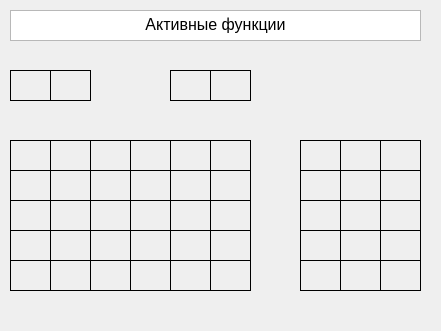
     <widget class="QDockWidget" name="dockWidget_2">
      <property name="geometry">
       <rect>
        <x>0</x>
        <y>340</y>
        <width>441</width>
        <height>331</height>
       </rect>
      </property>
      <widget class="QWidget" name="dockWidgetContents_2">
       <widget class="QStackedWidget" name="stackedWidget_winchan">
        <property name="geometry">
         <rect>
          <x>10</x>
          <y>0</y>
          <width>421</width>
          <height>301</height>
         </rect>
        </property>
        <property name="currentIndex">
         <number>0</number>
        </property>
        <widget class="QWidget" name="page">
         <widget class="QTextEdit" name="textEdit">
          <property name="geometry">
           <rect>
            <x>0</x>
            <y>10</y>
            <width>411</width>
            <height>31</height>
           </rect>
          </property>
          <property name="frameShadow">
           <enum>QFrame::Shadow::Raised</enum>
          </property>
          <property name="readOnly">
           <bool>true</bool>
          </property>
          <property name="html">
           <string>&lt;!DOCTYPE HTML PUBLIC &quot;-//W3C//DTD HTML 4.0//EN&quot; &quot;http://www.w3.org/TR/REC-html40/strict.dtd&quot;&gt;
&lt;html&gt;&lt;head&gt;&lt;meta name=&quot;qrichtext&quot; content=&quot;1&quot; /&gt;&lt;meta charset=&quot;utf-8&quot; /&gt;&lt;style type=&quot;text/css&quot;&gt;
p, li { white-space: pre-wrap; }
hr { height: 1px; border-width: 0; }
li.unchecked::marker { content: &quot;\2610&quot;; }
li.checked::marker { content: &quot;\2612&quot;; }
&lt;/style&gt;&lt;/head&gt;&lt;body style=&quot; font-family:'Segoe UI'; font-size:9pt; font-weight:400; font-style:normal;&quot;&gt;
&lt;p align=&quot;center&quot; style=&quot; margin-top:0px; margin-bottom:0px; margin-left:0px; margin-right:0px; -qt-block-indent:0; text-indent:0px;&quot;&gt;&lt;span style=&quot; font-size:12pt;&quot;&gt;Активные функции&lt;/span&gt;&lt;/p&gt;&lt;/body&gt;&lt;/html&gt;</string>
          </property>
         </widget>
         <widget class="QLabel" name="label_t_code_3">
          <property name="geometry">
           <rect>
            <x>370</x>
            <y>140</y>
            <width>41</width>
            <height>31</height>
           </rect>
          </property>
          <property name="frameShape">
           <enum>QFrame::Shape::Box</enum>
          </property>
          <property name="text">
           <string/>
          </property>
          <property name="alignment">
           <set>Qt::AlignmentFlag::AlignCenter</set>
          </property>
         </widget>
         <widget class="QLabel" name="label_g_code_20">
          <property name="geometry">
           <rect>
            <x>0</x>
            <y>230</y>
            <width>41</width>
            <height>31</height>
           </rect>
          </property>
          <property name="frameShape">
           <enum>QFrame::Shape::Box</enum>
          </property>
          <property name="text">
           <string/>
          </property>
          <property name="alignment">
           <set>Qt::AlignmentFlag::AlignCenter</set>
          </property>
         </widget>
         <widget class="QLabel" name="label_g_code_8">
          <property name="geometry">
           <rect>
            <x>200</x>
            <y>140</y>
            <width>41</width>
            <height>31</height>
           </rect>
          </property>
          <property name="frameShape">
           <enum>QFrame::Shape::Box</enum>
          </property>
          <property name="text">
           <string/>
          </property>
          <property name="alignment">
           <set>Qt::AlignmentFlag::AlignCenter</set>
          </property>
         </widget>
         <widget class="QLabel" name="label_d_code_4">
          <property name="geometry">
           <rect>
            <x>330</x>
            <y>200</y>
            <width>41</width>
            <height>31</height>
           </rect>
          </property>
          <property name="frameShape">
           <enum>QFrame::Shape::Box</enum>
          </property>
          <property name="text">
           <string/>
          </property>
          <property name="alignment">
           <set>Qt::AlignmentFlag::AlignCenter</set>
          </property>
         </widget>
         <widget class="QLabel" name="label_d_code_3">
          <property name="geometry">
           <rect>
            <x>330</x>
            <y>170</y>
            <width>41</width>
            <height>31</height>
           </rect>
          </property>
          <property name="frameShape">
           <enum>QFrame::Shape::Box</enum>
          </property>
          <property name="text">
           <string/>
          </property>
          <property name="alignment">
           <set>Qt::AlignmentFlag::AlignCenter</set>
          </property>
         </widget>
         <widget class="QLabel" name="label_g_code_13">
          <property name="geometry">
           <rect>
            <x>160</x>
            <y>170</y>
            <width>41</width>
            <height>31</height>
           </rect>
          </property>
          <property name="frameShape">
           <enum>QFrame::Shape::Box</enum>
          </property>
          <property name="text">
           <string/>
          </property>
          <property name="alignment">
           <set>Qt::AlignmentFlag::AlignCenter</set>
          </property>
         </widget>
         <widget class="QLabel" name="label_g_code_11">
          <property name="geometry">
           <rect>
            <x>80</x>
            <y>170</y>
            <width>41</width>
            <height>31</height>
           </rect>
          </property>
          <property name="frameShape">
           <enum>QFrame::Shape::Box</enum>
          </property>
          <property name="text">
           <string/>
          </property>
          <property name="alignment">
           <set>Qt::AlignmentFlag::AlignCenter</set>
          </property>
         </widget>
         <widget class="QLabel" name="label_g_code_27">
          <property name="geometry">
           <rect>
            <x>80</x>
            <y>260</y>
            <width>41</width>
            <height>31</height>
           </rect>
          </property>
          <property name="frameShape">
           <enum>QFrame::Shape::Box</enum>
          </property>
          <property name="text">
           <string/>
          </property>
          <property name="alignment">
           <set>Qt::AlignmentFlag::AlignCenter</set>
          </property>
         </widget>
         <widget class="QLabel" name="label_d_code">
          <property name="geometry">
           <rect>
            <x>200</x>
            <y>70</y>
            <width>41</width>
            <height>31</height>
           </rect>
          </property>
          <property name="frameShape">
           <enum>QFrame::Shape::Box</enum>
          </property>
          <property name="text">
           <string/>
          </property>
          <property name="alignment">
           <set>Qt::AlignmentFlag::AlignCenter</set>
          </property>
         </widget>
         <widget class="QLabel" name="label_m_code_4">
          <property name="geometry">
           <rect>
            <x>290</x>
            <y>170</y>
            <width>41</width>
            <height>31</height>
           </rect>
          </property>
          <property name="frameShape">
           <enum>QFrame::Shape::Box</enum>
          </property>
          <property name="text">
           <string/>
          </property>
          <property name="alignment">
           <set>Qt::AlignmentFlag::AlignCenter</set>
          </property>
         </widget>
         <widget class="QLabel" name="label_m_code_6">
          <property name="geometry">
           <rect>
            <x>290</x>
            <y>230</y>
            <width>41</width>
            <height>31</height>
           </rect>
          </property>
          <property name="frameShape">
           <enum>QFrame::Shape::Box</enum>
          </property>
          <property name="text">
           <string/>
          </property>
          <property name="alignment">
           <set>Qt::AlignmentFlag::AlignCenter</set>
          </property>
         </widget>
         <widget class="QLabel" name="label_g_code_10">
          <property name="geometry">
           <rect>
            <x>40</x>
            <y>170</y>
            <width>41</width>
            <height>31</height>
           </rect>
          </property>
          <property name="frameShape">
           <enum>QFrame::Shape::Box</enum>
          </property>
          <property name="text">
           <string/>
          </property>
          <property name="alignment">
           <set>Qt::AlignmentFlag::AlignCenter</set>
          </property>
         </widget>
         <widget class="QLabel" name="label_g_code_7">
          <property name="geometry">
           <rect>
            <x>160</x>
            <y>140</y>
            <width>41</width>
            <height>31</height>
           </rect>
          </property>
          <property name="frameShape">
           <enum>QFrame::Shape::Box</enum>
          </property>
          <property name="text">
           <string/>
          </property>
          <property name="alignment">
           <set>Qt::AlignmentFlag::AlignCenter</set>
          </property>
         </widget>
         <widget class="QLabel" name="label_g_code_16">
          <property name="geometry">
           <rect>
            <x>160</x>
            <y>200</y>
            <width>41</width>
            <height>31</height>
           </rect>
          </property>
          <property name="frameShape">
           <enum>QFrame::Shape::Box</enum>
          </property>
          <property name="text">
           <string/>
          </property>
          <property name="alignment">
           <set>Qt::AlignmentFlag::AlignCenter</set>
          </property>
         </widget>
         <widget class="QLabel" name="label_g_code_12">
          <property name="geometry">
           <rect>
            <x>120</x>
            <y>170</y>
            <width>41</width>
            <height>31</height>
           </rect>
          </property>
          <property name="frameShape">
           <enum>QFrame::Shape::Box</enum>
          </property>
          <property name="text">
           <string/>
          </property>
          <property name="alignment">
           <set>Qt::AlignmentFlag::AlignCenter</set>
          </property>
         </widget>
         <widget class="QLabel" name="label_g_code_26">
          <property name="geometry">
           <rect>
            <x>40</x>
            <y>260</y>
            <width>41</width>
            <height>31</height>
           </rect>
          </property>
          <property name="frameShape">
           <enum>QFrame::Shape::Box</enum>
          </property>
          <property name="text">
           <string/>
          </property>
          <property name="alignment">
           <set>Qt::AlignmentFlag::AlignCenter</set>
          </property>
         </widget>
         <widget class="QLabel" name="label_m_code_2">
          <property name="geometry">
           <rect>
            <x>290</x>
            <y>260</y>
            <width>41</width>
            <height>31</height>
           </rect>
          </property>
          <property name="frameShape">
           <enum>QFrame::Shape::Box</enum>
          </property>
          <property name="text">
           <string/>
          </property>
          <property name="alignment">
           <set>Qt::AlignmentFlag::AlignCenter</set>
          </property>
         </widget>
         <widget class="QLabel" name="label_g_code_6">
          <property name="geometry">
           <rect>
            <x>120</x>
            <y>140</y>
            <width>41</width>
            <height>31</height>
           </rect>
          </property>
          <property name="frameShape">
           <enum>QFrame::Shape::Box</enum>
          </property>
          <property name="text">
           <string/>
          </property>
          <property name="alignment">
           <set>Qt::AlignmentFlag::AlignCenter</set>
          </property>
         </widget>
         <widget class="QLabel" name="label_t_code_2">
          <property name="geometry">
           <rect>
            <x>160</x>
            <y>70</y>
            <width>41</width>
            <height>31</height>
           </rect>
          </property>
          <property name="frameShape">
           <enum>QFrame::Shape::Box</enum>
          </property>
          <property name="text">
           <string/>
          </property>
          <property name="alignment">
           <set>Qt::AlignmentFlag::AlignCenter</set>
          </property>
         </widget>
         <widget class="QLabel" name="label_g_code_21">
          <property name="geometry">
           <rect>
            <x>40</x>
            <y>230</y>
            <width>41</width>
            <height>31</height>
           </rect>
          </property>
          <property name="frameShape">
           <enum>QFrame::Shape::Box</enum>
          </property>
          <property name="text">
           <string/>
          </property>
          <property name="alignment">
           <set>Qt::AlignmentFlag::AlignCenter</set>
          </property>
         </widget>
         <widget class="QLabel" name="label_g_code_2">
          <property name="geometry">
           <rect>
            <x>120</x>
            <y>200</y>
            <width>41</width>
            <height>31</height>
           </rect>
          </property>
          <property name="frameShape">
           <enum>QFrame::Shape::Box</enum>
          </property>
          <property name="text">
           <string/>
          </property>
          <property name="alignment">
           <set>Qt::AlignmentFlag::AlignCenter</set>
          </property>
         </widget>
         <widget class="QLabel" name="label_m_code_5">
          <property name="geometry">
           <rect>
            <x>290</x>
            <y>200</y>
            <width>41</width>
            <height>31</height>
           </rect>
          </property>
          <property name="frameShape">
           <enum>QFrame::Shape::Box</enum>
          </property>
          <property name="text">
           <string/>
          </property>
          <property name="alignment">
           <set>Qt::AlignmentFlag::AlignCenter</set>
          </property>
         </widget>
         <widget class="QLabel" name="label_g_code_9">
          <property name="geometry">
           <rect>
            <x>0</x>
            <y>170</y>
            <width>41</width>
            <height>31</height>
           </rect>
          </property>
          <property name="frameShape">
           <enum>QFrame::Shape::Box</enum>
          </property>
          <property name="text">
           <string/>
          </property>
          <property name="alignment">
           <set>Qt::AlignmentFlag::AlignCenter</set>
          </property>
         </widget>
         <widget class="QLabel" name="label_g_code">
          <property name="geometry">
           <rect>
            <x>200</x>
            <y>260</y>
            <width>41</width>
            <height>31</height>
           </rect>
          </property>
          <property name="frameShape">
           <enum>QFrame::Shape::Box</enum>
          </property>
          <property name="text">
           <string/>
          </property>
          <property name="alignment">
           <set>Qt::AlignmentFlag::AlignCenter</set>
          </property>
         </widget>
         <widget class="QLabel" name="label_m_code">
          <property name="geometry">
           <rect>
            <x>290</x>
            <y>140</y>
            <width>41</width>
            <height>31</height>
           </rect>
          </property>
          <property name="frameShape">
           <enum>QFrame::Shape::Box</enum>
          </property>
          <property name="text">
           <string/>
          </property>
          <property name="alignment">
           <set>Qt::AlignmentFlag::AlignCenter</set>
          </property>
         </widget>
         <widget class="QLabel" name="label_m_code_3">
          <property name="geometry">
           <rect>
            <x>330</x>
            <y>230</y>
            <width>41</width>
            <height>31</height>
           </rect>
          </property>
          <property name="frameShape">
           <enum>QFrame::Shape::Box</enum>
          </property>
          <property name="text">
           <string/>
          </property>
          <property name="alignment">
           <set>Qt::AlignmentFlag::AlignCenter</set>
          </property>
         </widget>
         <widget class="QLabel" name="label_g_code_3">
          <property name="geometry">
           <rect>
            <x>0</x>
            <y>140</y>
            <width>41</width>
            <height>31</height>
           </rect>
          </property>
          <property name="frameShape">
           <enum>QFrame::Shape::Box</enum>
          </property>
          <property name="text">
           <string/>
          </property>
          <property name="alignment">
           <set>Qt::AlignmentFlag::AlignCenter</set>
          </property>
         </widget>
         <widget class="QLabel" name="label_g_code_15">
          <property name="geometry">
           <rect>
            <x>200</x>
            <y>200</y>
            <width>41</width>
            <height>31</height>
           </rect>
          </property>
          <property name="frameShape">
           <enum>QFrame::Shape::Box</enum>
          </property>
          <property name="text">
           <string/>
          </property>
          <property name="alignment">
           <set>Qt::AlignmentFlag::AlignCenter</set>
          </property>
         </widget>
         <widget class="QLabel" name="label_g_code_14">
          <property name="geometry">
           <rect>
            <x>200</x>
            <y>170</y>
            <width>41</width>
            <height>31</height>
           </rect>
          </property>
          <property name="frameShape">
           <enum>QFrame::Shape::Box</enum>
          </property>
          <property name="text">
           <string/>
          </property>
          <property name="alignment">
           <set>Qt::AlignmentFlag::AlignCenter</set>
          </property>
         </widget>
         <widget class="QLabel" name="label_g_code_22">
          <property name="geometry">
           <rect>
            <x>80</x>
            <y>230</y>
            <width>41</width>
            <height>31</height>
           </rect>
          </property>
          <property name="frameShape">
           <enum>QFrame::Shape::Box</enum>
          </property>
          <property name="text">
           <string/>
          </property>
          <property name="alignment">
           <set>Qt::AlignmentFlag::AlignCenter</set>
          </property>
         </widget>
         <widget class="QLabel" name="label_m_code_1">
          <property name="geometry">
           <rect>
            <x>330</x>
            <y>260</y>
            <width>41</width>
            <height>31</height>
           </rect>
          </property>
          <property name="frameShape">
           <enum>QFrame::Shape::Box</enum>
          </property>
          <property name="text">
           <string/>
          </property>
          <property name="alignment">
           <set>Qt::AlignmentFlag::AlignCenter</set>
          </property>
         </widget>
         <widget class="QLabel" name="label_g_code_23">
          <property name="geometry">
           <rect>
            <x>160</x>
            <y>230</y>
            <width>41</width>
            <height>31</height>
           </rect>
          </property>
          <property name="frameShape">
           <enum>QFrame::Shape::Box</enum>
          </property>
          <property name="text">
           <string/>
          </property>
          <property name="alignment">
           <set>Qt::AlignmentFlag::AlignCenter</set>
          </property>
         </widget>
         <widget class="QLabel" name="label_g_code_19">
          <property name="geometry">
           <rect>
            <x>0</x>
            <y>200</y>
            <width>41</width>
            <height>31</height>
           </rect>
          </property>
          <property name="frameShape">
           <enum>QFrame::Shape::Box</enum>
          </property>
          <property name="text">
           <string/>
          </property>
          <property name="alignment">
           <set>Qt::AlignmentFlag::AlignCenter</set>
          </property>
         </widget>
         <widget class="QLabel" name="label_d_code_2">
          <property name="geometry">
           <rect>
            <x>40</x>
            <y>70</y>
            <width>41</width>
            <height>31</height>
           </rect>
          </property>
          <property name="frameShape">
           <enum>QFrame::Shape::Box</enum>
          </property>
          <property name="text">
           <string/>
          </property>
          <property name="alignment">
           <set>Qt::AlignmentFlag::AlignCenter</set>
          </property>
         </widget>
         <widget class="QLabel" name="label_g_code_17">
          <property name="geometry">
           <rect>
            <x>80</x>
            <y>200</y>
            <width>41</width>
            <height>31</height>
           </rect>
          </property>
          <property name="frameShape">
           <enum>QFrame::Shape::Box</enum>
          </property>
          <property name="text">
           <string/>
          </property>
          <property name="alignment">
           <set>Qt::AlignmentFlag::AlignCenter</set>
          </property>
         </widget>
         <widget class="QLabel" name="label_g_code_4">
          <property name="geometry">
           <rect>
            <x>40</x>
            <y>140</y>
            <width>41</width>
            <height>31</height>
           </rect>
          </property>
          <property name="frameShape">
           <enum>QFrame::Shape::Box</enum>
          </property>
          <property name="text">
           <string/>
          </property>
          <property name="alignment">
           <set>Qt::AlignmentFlag::AlignCenter</set>
          </property>
         </widget>
         <widget class="QLabel" name="label_t_code_1">
          <property name="geometry">
           <rect>
            <x>370</x>
            <y>260</y>
            <width>41</width>
            <height>31</height>
           </rect>
          </property>
          <property name="frameShape">
           <enum>QFrame::Shape::Box</enum>
          </property>
          <property name="text">
           <string/>
          </property>
          <property name="alignment">
           <set>Qt::AlignmentFlag::AlignCenter</set>
          </property>
         </widget>
         <widget class="QLabel" name="label_g_code_24">
          <property name="geometry">
           <rect>
            <x>200</x>
            <y>230</y>
            <width>41</width>
            <height>31</height>
           </rect>
          </property>
          <property name="frameShape">
           <enum>QFrame::Shape::Box</enum>
          </property>
          <property name="text">
           <string/>
          </property>
          <property name="alignment">
           <set>Qt::AlignmentFlag::AlignCenter</set>
          </property>
         </widget>
         <widget class="QLabel" name="label_g_code_1">
          <property name="geometry">
           <rect>
            <x>120</x>
            <y>230</y>
            <width>41</width>
            <height>31</height>
           </rect>
          </property>
          <property name="frameShape">
           <enum>QFrame::Shape::Box</enum>
          </property>
          <property name="text">
           <string/>
          </property>
          <property name="alignment">
           <set>Qt::AlignmentFlag::AlignCenter</set>
          </property>
         </widget>
         <widget class="QLabel" name="label_g_code_29">
          <property name="geometry">
           <rect>
            <x>160</x>
            <y>260</y>
            <width>41</width>
            <height>31</height>
           </rect>
          </property>
          <property name="frameShape">
           <enum>QFrame::Shape::Box</enum>
          </property>
          <property name="text">
           <string/>
          </property>
          <property name="alignment">
           <set>Qt::AlignmentFlag::AlignCenter</set>
          </property>
         </widget>
         <widget class="QLabel" name="label_t_code">
          <property name="geometry">
           <rect>
            <x>0</x>
            <y>70</y>
            <width>41</width>
            <height>31</height>
           </rect>
          </property>
          <property name="frameShape">
           <enum>QFrame::Shape::Box</enum>
          </property>
          <property name="text">
           <string/>
          </property>
          <property name="alignment">
           <set>Qt::AlignmentFlag::AlignCenter</set>
          </property>
         </widget>
         <widget class="QLabel" name="label_g_code_25">
          <property name="geometry">
           <rect>
            <x>0</x>
            <y>260</y>
            <width>41</width>
            <height>31</height>
           </rect>
          </property>
          <property name="frameShape">
           <enum>QFrame::Shape::Box</enum>
          </property>
          <property name="text">
           <string/>
          </property>
          <property name="alignment">
           <set>Qt::AlignmentFlag::AlignCenter</set>
          </property>
         </widget>
         <widget class="QLabel" name="label_d_code_1">
          <property name="geometry">
           <rect>
            <x>330</x>
            <y>140</y>
            <width>41</width>
            <height>31</height>
           </rect>
          </property>
          <property name="frameShape">
           <enum>QFrame::Shape::Box</enum>
          </property>
          <property name="text">
           <string/>
          </property>
          <property name="alignment">
           <set>Qt::AlignmentFlag::AlignCenter</set>
          </property>
         </widget>
         <widget class="QLabel" name="label_t_code_6">
          <property name="geometry">
           <rect>
            <x>370</x>
            <y>230</y>
            <width>41</width>
            <height>31</height>
           </rect>
          </property>
          <property name="frameShape">
           <enum>QFrame::Shape::Box</enum>
          </property>
          <property name="text">
           <string/>
          </property>
          <property name="alignment">
           <set>Qt::AlignmentFlag::AlignCenter</set>
          </property>
         </widget>
         <widget class="QLabel" name="label_g_code_28">
          <property name="geometry">
           <rect>
            <x>120</x>
            <y>260</y>
            <width>41</width>
            <height>31</height>
           </rect>
          </property>
          <property name="frameShape">
           <enum>QFrame::Shape::Box</enum>
          </property>
          <property name="text">
           <string/>
          </property>
          <property name="alignment">
           <set>Qt::AlignmentFlag::AlignCenter</set>
          </property>
         </widget>
         <widget class="QLabel" name="label_t_code_4">
          <property name="geometry">
           <rect>
            <x>370</x>
            <y>170</y>
            <width>41</width>
            <height>31</height>
           </rect>
          </property>
          <property name="frameShape">
           <enum>QFrame::Shape::Box</enum>
          </property>
          <property name="text">
           <string/>
          </property>
          <property name="alignment">
           <set>Qt::AlignmentFlag::AlignCenter</set>
          </property>
         </widget>
         <widget class="QLabel" name="label_g_code_5">
          <property name="geometry">
           <rect>
            <x>80</x>
            <y>140</y>
            <width>41</width>
            <height>31</height>
           </rect>
          </property>
          <property name="frameShape">
           <enum>QFrame::Shape::Box</enum>
          </property>
          <property name="text">
           <string/>
          </property>
          <property name="alignment">
           <set>Qt::AlignmentFlag::AlignCenter</set>
          </property>
         </widget>
         <widget class="QLabel" name="label_g_code_18">
          <property name="geometry">
           <rect>
            <x>40</x>
            <y>200</y>
            <width>41</width>
            <height>31</height>
           </rect>
          </property>
          <property name="frameShape">
           <enum>QFrame::Shape::Box</enum>
          </property>
          <property name="text">
           <string/>
          </property>
          <property name="alignment">
           <set>Qt::AlignmentFlag::AlignCenter</set>
          </property>
         </widget>
         <widget class="QLabel" name="label_t_code_5">
          <property name="geometry">
           <rect>
            <x>370</x>
            <y>200</y>
            <width>41</width>
            <height>31</height>
           </rect>
          </property>
          <property name="frameShape">
           <enum>QFrame::Shape::Box</enum>
          </property>
          <property name="text">
           <string/>
          </property>
          <property name="alignment">
           <set>Qt::AlignmentFlag::AlignCenter</set>
          </property>
         </widget>
        </widget>
        <widget class="QWidget" name="page_2">
         <widget class="QGraphicsView" name="graphView_simul">
          <property name="geometry">
           <rect>
            <x>0</x>
            <y>0</y>
            <width>421</width>
            <height>311</height>
           </rect>
          </property>
         </widget>
        </widget>
       </widget>
      </widget>
     </widget>
